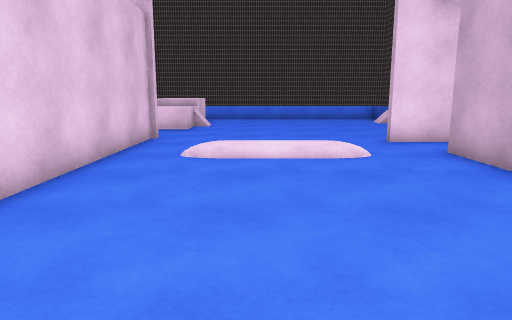
view 1 (above)

16 first-person views from a walk through a scene from a Unity 3-D project. The camera is 1.3 m above the floor, tilts 10° down and sees 70° across. The floor is counted in squares, 1 m on a side. Each view is taken from the middle of a square. On the plan, view 1 faces up. The plan holds only what a view shows up to about 15 squares ahead; the rest is blank. The player is left out. Surface patterns are stand-ins for the level's own textures.

view 2
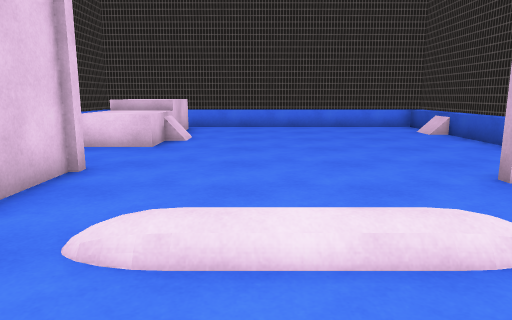

view 3
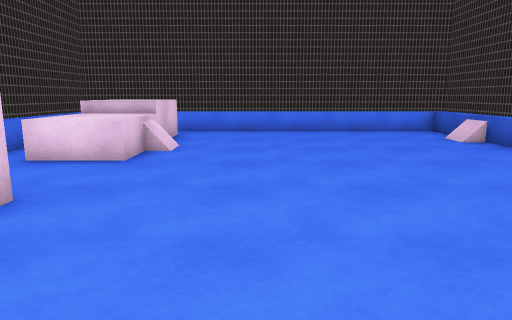

view 4
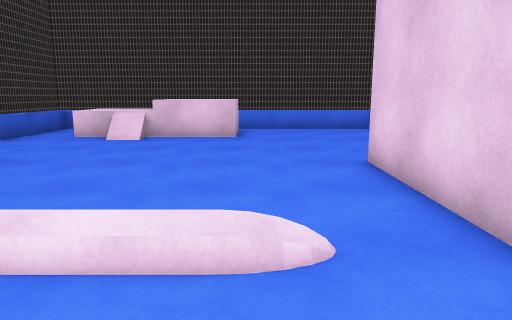

view 5
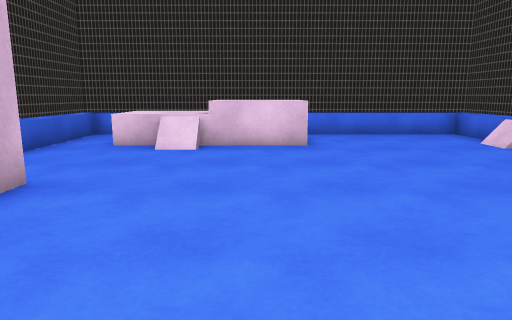

view 6
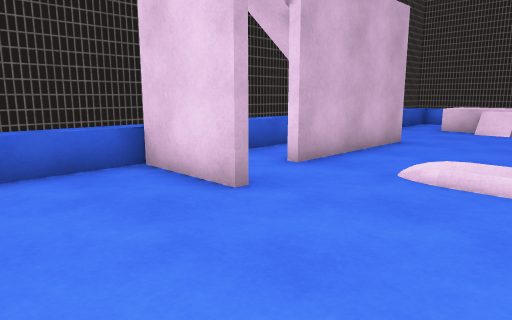

view 7
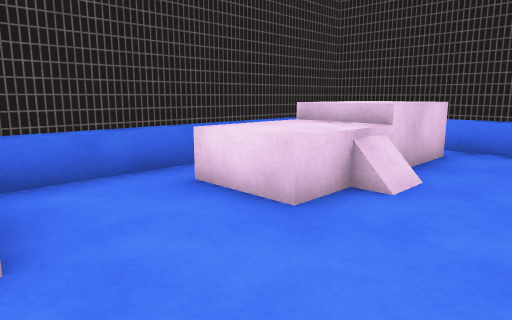

view 8
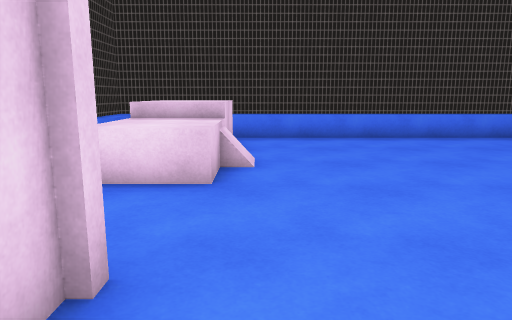

view 9
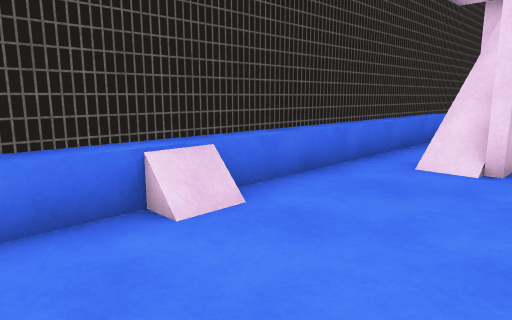

view 10
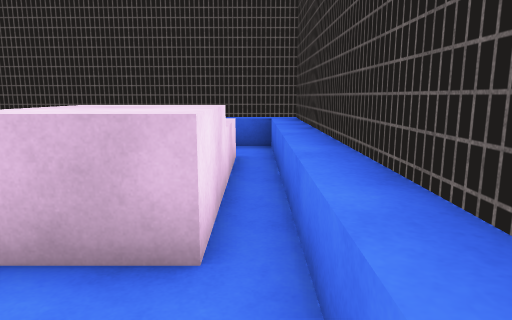

view 11
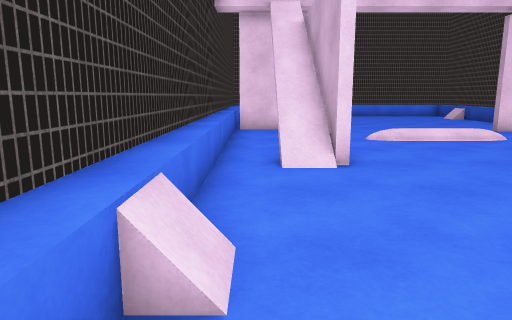

view 12
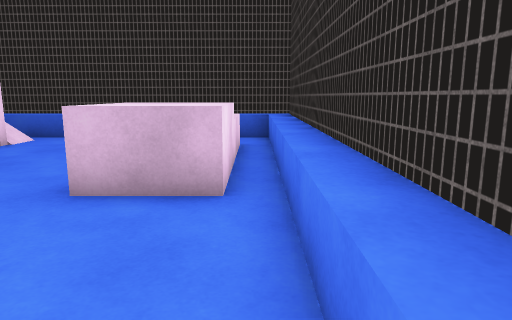

view 13
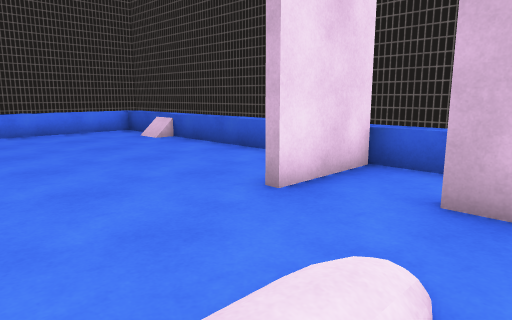

view 14
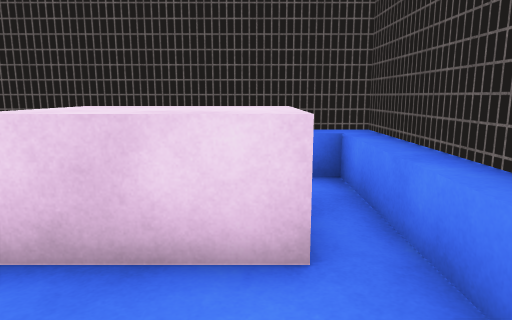

view 15
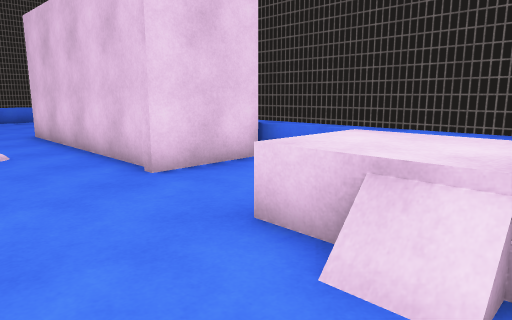

view 16
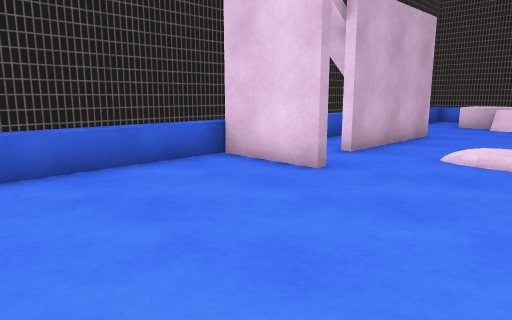

### Floor plan
Key: @ floor where view 1 was taken; # wall or solid block; . main floor; : floor 0.25 m higher than the main floor; / step, stairs or slope; = window, fence, low wall or low ledge; ^ raised ledge; B block; C cube.
Columns run from 7 left of view 1 to 7 right of it. Each row starts with its distance up from view 1.
 21 ###############
 20 #^.==........^#
 19 #^BBB.........#
 18 #^BBB......../#
 17 #^BBB.........#
 16 #^BBC.........#
 15 #^BBB.........#
 14 #^.BB.........#
 13 #^............#
 12 #^............#
 11 #^###.........#
 10  ^..#......####
  9  ^..#.........#
  8  ^..#.::::..#.#
  7  ^..#.......#.#
  6  ^./#.......#^#
  5  ^./#.......# #
  4  ^./#.......#.#
  3  ^............#
  2  ^............#
  1 #^............#
  0 #C.....@..C...#
 -1 #C.....BBBCBB.#
 -2 #^.....BBBBBB.#
 -3  ^............#
 -4  ##############

Where each view was taken, in squares from view 1:
view 1: 0 up, 0 right, facing up
view 2: 5 up, 0 right, facing up
view 3: 7 up, 0 right, facing up
view 4: 11 up, 1 left, facing down
view 5: 9 up, 1 right, facing down
view 6: 14 up, 0 right, facing down-right
view 7: 11 up, 0 right, facing up-left
view 8: 9 up, 2 left, facing up
view 9: 3 down, 2 left, facing up-left
view 10: 3 down, 3 left, facing right
view 11: 3 down, 5 left, facing up
view 12: 3 down, 5 left, facing right
view 13: 7 up, 0 right, facing up-right
view 14: 19 up, 0 right, facing left
view 15: 17 up, 0 right, facing down-left
view 16: 16 up, 0 right, facing down-right
